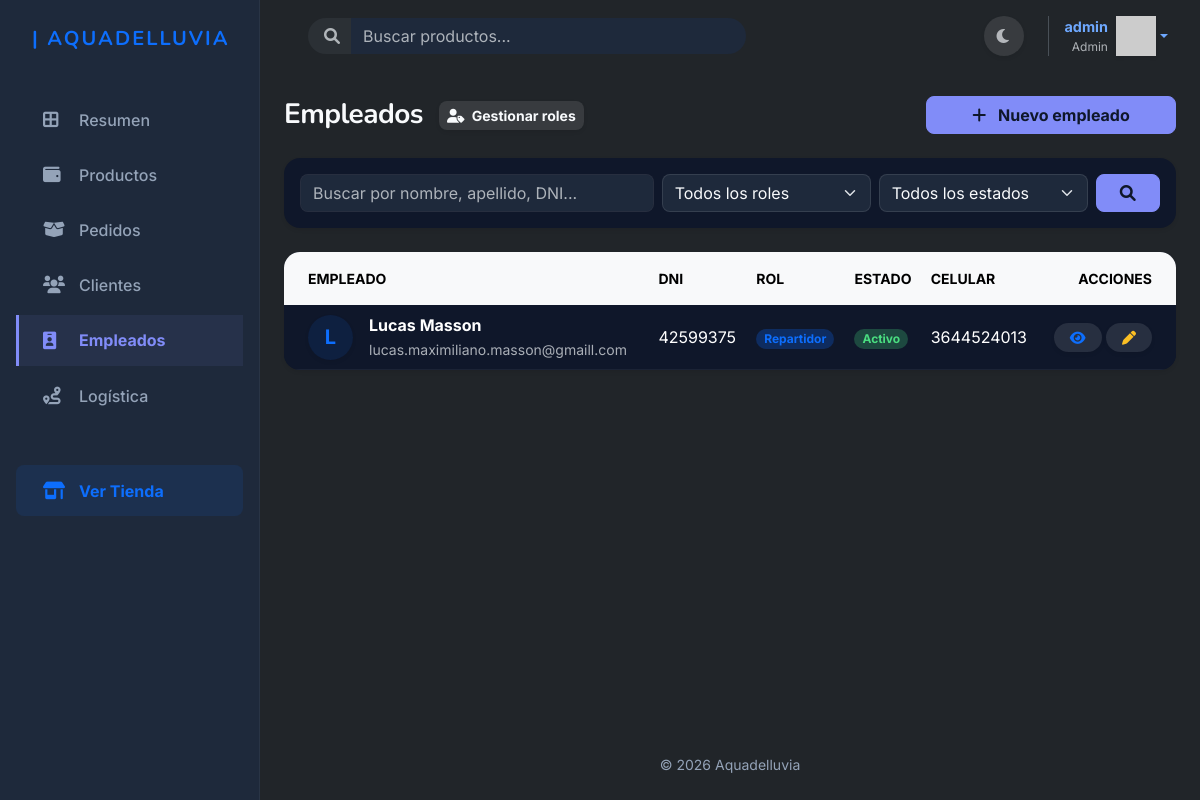
The page /empleados/ (signed in) on the database its author committed.
### apps/autenticacion/models.py (models this page shows, shortened)
class Usuario(AbstractUser):
    imagen_perfil = models.ImageField(upload_to='perfiles/', null=True, blank=True,default='usuarios/default.jpg')
    email = models.EmailField(unique=True)
    celular1 = models.CharField(max_length=20, null=True, blank=True)
    celular2 = models.CharField(max_length=20, null=True, blank=True)

### apps/empleados/models.py (models this page shows, shortened)
class Empleado(models.Model):
    id_empleado = models.AutoField(primary_key=True)
    usuario = models.OneToOneField(
        settings.AUTH_USER_MODEL,
        on_delete=models.SET_NULL,
        null=True,
        blank=True,
        related_name='perfil_empleado',
        verbose_name="Usuario"
    )
    nombre = models.CharField(max_length=100, verbose_name="Nombre")
    apellido = models.CharField(max_length=100, verbose_name="Apellido")
    dni = models.CharField(max_length=15, unique=True, verbose_name="DNI")
    celular = models.CharField(max_length=30, blank=True, verbose_name="Celular")
    email = models.EmailField(blank=True, verbose_name="Email")
    rol = models.ForeignKey(
        RolEmpleado,
        on_delete=models.PROTECT,
        related_name='empleados',
        verbose_name="Rol"
    )
    activo = models.BooleanField(default=True, verbose_name="Activo")
    notas = models.TextField(blank=True, verbose_name="Notas")
    fecha_creacion = models.DateTimeField(auto_now_add=True, verbose_name="Fecha de creación")
    fecha_actualizacion = models.DateTimeField(auto_now=True)
    class Meta:
        ordering = ['apellido', 'nombre']
        verbose_name = 'Empleado'
        verbose_name_plural = 'Empleados'

class RolEmpleado(models.Model):
    id_rol = models.AutoField(primary_key=True)
    nombre = models.CharField(max_length=60, unique=True, verbose_name="Nombre")
    descripcion = models.TextField(blank=True, verbose_name="Descripción")
    class Meta:
        ordering = ['nombre']
        verbose_name = 'Rol de empleado'
        verbose_name_plural = 'Roles de empleado'

### apps/empleados/views.py (the view, shortened to what this page needs)
# urls.py: path('', views.listar_empleados, name='listar_empleados'),
@login_required
def listar_empleados(request):
    if not es_admin_o_vendedor(request.user):
        messages.error(request, 'No tienes permisos para acceder a esta sección.')
        return redirect('home')
    query = request.GET.get('q', '')
    rol_id = request.GET.get('rol', '')
    estado = request.GET.get('estado', '')
    empleados = Empleado.objects.select_related('rol').all()
    if rol_id:
        empleados = empleados.filter(rol_id=rol_id)
    if estado == 'activo':
        empleados = empleados.filter(activo=True)
    elif estado == 'inactivo':
        empleados = empleados.filter(activo=False)
    paginator = Paginator(empleados, 10)
    page_number = request.GET.get('page')
    page_obj = paginator.get_page(page_number)
    roles = RolEmpleado.objects.all()
    return render(request, 'empleados/listar_empleados.html', {
        'empleados': page_obj,
        'query': query,
        'rol_id': rol_id,
        'estado': estado,
        'roles': roles,
    })

### templates/empleados/listar_empleados.html (shortened to what this page needs)
{% extends 'base_dashboard.html' %}
{% load grupos %}
{% block content %}
<div class="container-fluid px-0">
    <div class="d-flex flex-column flex-md-row justify-content-between align-items-start align-items-md-center gap-3 mb-4">
        <div class="d-flex flex-column flex-sm-row align-items-start align-items-sm-center gap-3 w-100">
            <h1 class="h3 fw-bold mb-0 text-main">Empleados</h1>
            <a href="{% url 'apps.empleados:listar_roles' %}" class="btn btn-sm btn-light border-0 shadow-sm rounded-3 hover-lift fw-bold">
                <i class="fa-solid fa-user-tag me-1"></i> Gestionar roles
            </a>
        </div>
        <a href="{% url 'apps.empleados:crear_empleado' %}" class="btn btn-primary rounded-3 btn-glow fw-bold px-4 w-100 text-center" style="max-width: 250px;">
            <i class="fa-solid fa-plus me-2"></i> Nuevo empleado
        </a>
    </div>
<div class="card shadow-sm rounded-4 bg-surface mb-4 border-0">
    <div class="card-body p-3">
        <div class="collapse d-md-block mt-2 mt-md-0" id="filtrosEmpleadosCollapse">
            <form method="GET" class="row g-2 align-items-center">
                <div class="col-md-5">
                    <input type="text" name="q" value="{{ query }}" class="form-control rounded-3" placeholder="Buscar por nombre, apellido, DNI...">
                </div>
                <div class="col-md-3">
                    <select name="rol" class="form-select rounded-3">
                        <option value="">Todos los roles</option>
                    </select>
                </div>
                <div class="col-md-3">
                    <select name="estado" class="form-select rounded-3">
                        <option value="">Todos los estados</option>
                    </select>
                </div>
                <div class="col-md-1 text-end">
                    <button type="submit" class="btn btn-primary rounded-3 w-100">
                        <i class="fa-solid fa-search"></i>
                    </button>
                </div>
            </form>
        </div>
    </div>
</div>
<div class="card shadow-sm rounded-4 bg-surface mb-4 border-0 overflow-hidden">
    <div class="card-body p-0">
        <div class="table-responsive">
            <table class="table table-hover mb-0 align-middle">
                <thead class="table-light text-muted small text-uppercase">
                    <tr>
                        <th class="ps-4 border-bottom-0 py-3">Empleado</th>
                        <th class="border-bottom-0 py-3 d-none d-md-table-cell">DNI</th>
                        <th class="border-bottom-0 py-3 d-none d-md-table-cell">Rol</th>
                        <th class="border-bottom-0 py-3 d-none d-lg-table-cell">Estado</th>
                        <th class="border-bottom-0 py-3 d-none d-lg-table-cell">Celular</th>
                        <th class="text-end pe-4 border-bottom-0 py-3">Acciones</th>
                    </tr>
                </thead>
                <tbody class="border-top-0">
                    {% for empleado in empleados %}
                    <tr>
                        <td class="ps-4">
                            <div class="d-flex align-items-center gap-3">
                                <div class="bg-primary bg-opacity-10 text-primary rounded-circle d-flex align-items-center justify-content-center shadow-sm fw-bold fs-5" style="width: 45px; height: 45px; min-width: 45px;">
                                    {{ empleado.nombre|make_list|first|upper }}
                                </div>
                                <div>
                                    <div class="fw-bold text-main">{{ empleado.nombre }} {{ empleado.apellido }}</div>
                                    <small class="text-muted">{{ empleado.email|default:"Sin email" }}</small>
                                </div>
                            </div>
                        </td>
                        <td class="d-none d-md-table-cell">{{ empleado.dni|default:"-" }}</td>
                        <td class="d-none d-md-table-cell">
                            {% if empleado.rol %}
                            <span class="badge bg-primary bg-opacity-25 text-primary rounded-pill px-2">{{ empleado.rol.nombre }}</span>
                            {% else %}
                            <span class="text-muted">-</span>
                            {% endif %}
                        </td>
                        <td class="d-none d-lg-table-cell">
                            {% if empleado.activo %}
                            <span class="badge bg-success bg-opacity-25 text-success rounded-pill px-2">Activo</span>
                            {% else %}
                            <span class="badge bg-danger bg-opacity-25 text-danger rounded-pill px-2">Inactivo</span>
                            {% endif %}
                        </td>
                        <td class="d-none d-lg-table-cell">{{ empleado.celular|default:"-" }}</td>
                        <td class="text-end pe-4">
                            <a href="{% url 'apps.empleados:ver_empleado' empleado.id_empleado %}" class="btn btn-sm btn-light border-0 text-primary hover-lift rounded-pill px-3 shadow-sm" title="Ver">
                                <i class="fa-solid fa-eye"></i>
                            </a>
                            <a href="{% url 'apps.empleados:editar_empleado' empleado.id_empleado %}" class="btn btn-sm btn-light border-0 text-warning hover-lift rounded-pill px-3 shadow-sm" title="Editar">
                                <i class="fa-solid fa-pen"></i>
                            </a>
                        </td>
                    </tr>
                    {% endfor %}
                </tbody>
            </table>
        </div>
    </div>
</div>
</div>
{% endblock %}

### templates/base_dashboard.html (shortened to what this page needs)
{% load grupos %}
{% load static %}
<!DOCTYPE html>
<html lang="es" data-bs-theme="dark">
<head>
    <link href="https://cdn.jsdelivr.net/npm/bootstrap@5.3.8/dist/css/bootstrap.min.css" rel="stylesheet">
    <link rel="stylesheet" href="{% static 'style/dashboard.css' %}?v=8">
    <link rel="stylesheet" href="{% static 'style/productos.css' %}?v=6">
    <link rel="stylesheet" href="https://cdnjs.cloudflare.com/ajax/libs/font-awesome/6.0.0/css/all.min.css">
</head>
<body class="bg-body">
    <div id="main-wrapper">
        <aside id="sidebar" class="d-none d-lg-flex flex-column p-3 vh-100 sticky-top">
            <a href="{% url 'inicio' %}" class="navbar-brand d-flex align-items-center mb-4 mt-2 px-3 text-decoration-none">
                <span class="fs-5 fw-bold text-primary tracking-wide text-uppercase" style="letter-spacing: 2px;">| Aquadelluvia</span>
            </a>
            <ul class="nav flex-column mb-auto gap-1 mt-3">
                <li class="nav-item">
                    <a href="{% url 'dashboard' %}" class="sidebar-link {% if request.resolver_match.view_name == 'dashboard' %}active{% endif %}">
                        <i class="fa-solid fa-border-all"></i> Resumen
                    </a>
                </li>
                <li class="nav-item">
                    <a href="{% url 'apps.productos:listar_productos_admin' %}" class="sidebar-link {% if request.resolver_match.view_name == 'apps.productos:listar_productos_admin' %}active{% endif %}">
                        <i class="fa-solid fa-wallet"></i> Productos
                    </a>
                </li>
                {% if user.is_superuser or user|has_group:"Vendedor" %}
                <li class="nav-item">
                    <a href="{% url 'apps.pedidos:listar_pedidos' %}" class="sidebar-link {% if 'pedidos' in request.resolver_match.view_name %}active{% endif %}">
                        <i class="fa-solid fa-box-open"></i> Pedidos
                    </a>
                </li>
                <li class="nav-item">
                    <a href="{% url 'apps.clientes:listar_clientes' %}" class="sidebar-link {% if 'clientes' in request.resolver_match.view_name %}active{% endif %}">
                        <i class="fa-solid fa-users"></i> Clientes
                    </a>
                </li>
                <li class="nav-item">
                    <a href="{% url 'apps.empleados:listar_empleados' %}" class="sidebar-link {% if 'empleados' in request.resolver_match.view_name %}active{% endif %}">
                        <i class="fa-solid fa-id-badge"></i> Empleados
                    </a>
                </li>
                {% endif %}
                {% if user.is_superuser or user|has_group:"Vendedor" or user|has_group:"Repartidor" %}
                <li class="nav-item">
                    <a href="{% url 'apps.logistica:listar_rutas' %}" class="sidebar-link {% if 'logistica' in request.resolver_match.view_name %}active{% endif %}">
                        <i class="fa-solid fa-route"></i> Logística
                    </a>
                </li>
                {% endif %}
                <li class="nav-item mt-auto pt-3">
                    <a href="{% url 'inicio' %}" class="sidebar-link text-primary fw-bold bg-primary bg-opacity-10 mt-4 rounded-3" target="_blank">
                        <i class="fa-solid fa-shop"></i> Ver Tienda
                    </a>
                </li>
            </ul>
        </aside>
        <div id="page-content-wrapper">
            <header class="top-header">
                <form class="d-flex me-auto ms-3 d-none d-md-flex w-50" role="search" action="{% url 'apps.buscador:buscar_productos' %}" method="get">
                    <div class="input-group">
                        <span class="input-group-text bg-surface border-0 rounded-start-pill ps-3 text-muted"><i class="fa-solid fa-search"></i></span>
                        <input class="form-control bg-surface border-0 rounded-end-pill shadow-none" type="search" name="q" placeholder="Buscar productos..." aria-label="Buscar" value="{{ query}}">
                    </div>
                </form>
                <div class="d-flex align-items-center gap-3">
                    <button class="toggle-theme-btn btn btn-light rounded-circle border-0 shadow-sm text-muted" style="width: 40px; height: 40px;">
                        <i class="fa-solid fa-moon"></i>
                    </button>
                    <div class="ms-2 ps-3 border-start border-light-subtle d-flex align-items-center">
                        {% if user.is_authenticated %}
                            <div class="dropdown">
                                <a href="#" class="d-flex align-items-center text-decoration-none dropdown-toggle" id="dropdownUser" data-bs-toggle="dropdown" aria-expanded="false">
                                    <div class="text-end me-2 d-none d-md-block">
                                        <div class="fw-bold text-main" style="font-size: 0.9rem;">{{ user.username }}</div>
                                        <div class="text-muted" style="font-size: 0.75rem;">{% if user.is_superuser %}Admin{% else %}Usuario{% endif %}</div>
                                    </div>
                                    <img src="https://ui-avatars.com/api/?name={{ user.username }}&background=6466f1&color=fff&rounded=true" alt="" width="40" height="40" class="shadow-sm">
                                </a>
                            </div>
                        {% else %}
                            <a class="btn btn-outline-primary rounded-pill btn-sm fw-bold px-3" href="{% url 'apps.autenticacion:ingresar' %}">Ingresar</a>
                        {% endif %}
                    </div>
                </div>
            </header>
            <main class="container-fluid px-4 py-4 flex-grow-1">
                {% block content %}{% endblock %}
            </main>
            <footer class="footer mt-auto py-4 text-center">
                <div class="container-fluid px-4">
                    <span class="small">&copy; 2026 Aquadelluvia</span>
                </div>
            </footer>
        </div>
    </div>
</body>
</html>

### rows shown on the page
Usuario: username "admin"
Empleado: nombre|make_list "L", nombre "Lucas", apellido "Masson", email "lucas.maximiliano.masson@gmaill.com", dni "42599375", rol.nombre "Repartidor", activo "Activo", celular "3644524013"
